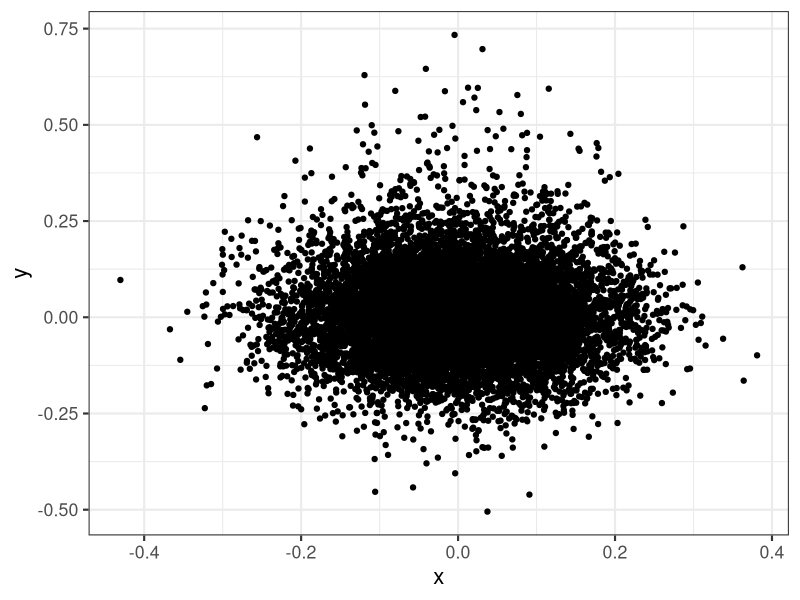
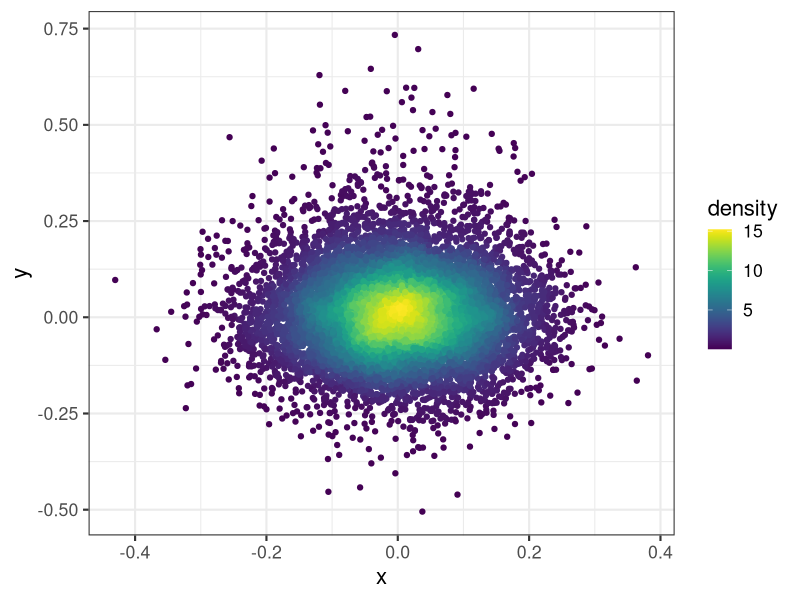
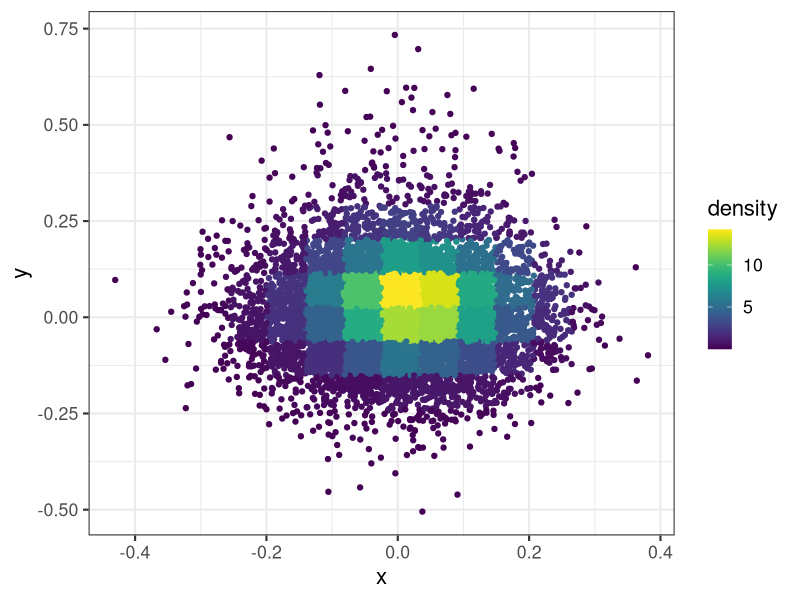
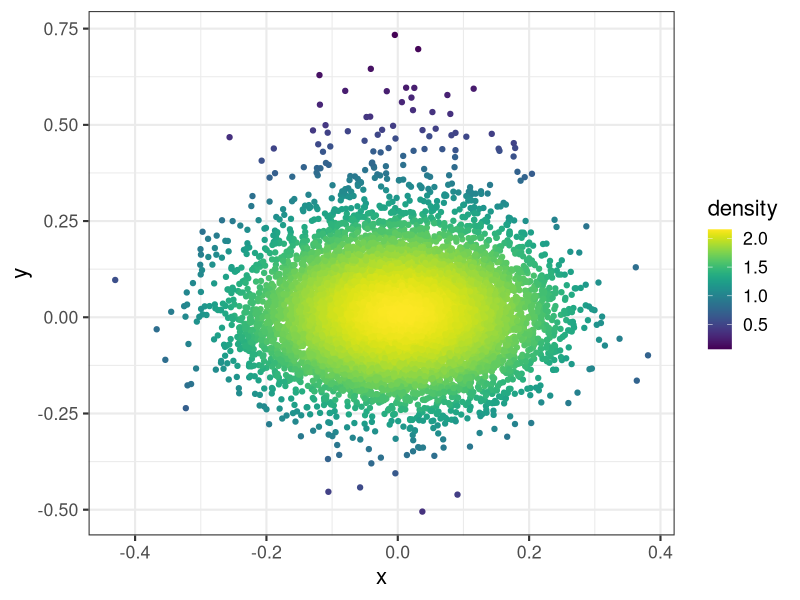

These charts were generated, in order, by the following R code:
#' ---
#' title: "Color points by density with ggplot2"
#' author: "Kamil Slowikowski"
#' date: "2017-01-17"
#' layout: post
#' tags: R Tutorials
#' categories: notes
#' thumb: public/figures/plot-with-density-1.png
#' ---

#' A code snippet that shows how to color points by density in R with ggplot2.

#+ setup, include=FALSE
library(knitr)
knit_hooks$set(
  pngquant = hook_pngquant
)

#' Load libraries, define a convenience function to call [MASS::kde2d], and generate some data:
#'
#' [MASS::kde2d]: https://stat.ethz.ch/R-manual/R-devel/library/MASS/html/kde2d.html

#+ get_density
library(MASS)
library(ggplot2)
library(viridis)
theme_set(theme_bw(base_size = 16))

# Get density of points in 2 dimensions.
# @param x A numeric vector.
# @param y A numeric vector.
# @param n Create a square n by n grid to compute density.
# @return The density within each square.
get_density <- function(x, y, ...) {
  dens <- MASS::kde2d(x, y, ...)
  ix <- findInterval(x, dens$x)
  iy <- findInterval(y, dens$y)
  ii <- cbind(ix, iy)
  return(dens$z[ii])
}

set.seed(1)
dat <- data.frame(
  x = c(
    rnorm(1e4, mean = 0, sd = 0.1),
    rnorm(1e3, mean = 0, sd = 0.1)
  ),
  y = c(
    rnorm(1e4, mean = 0, sd = 0.1),
    rnorm(1e3, mean = 0.1, sd = 0.2)
  )
)

#' Notice how the points are overplotted, so you can't see the peak density:

#+ plot-without-density, pngquant = "--speed=1 --quality=0-50"
ggplot(dat) + geom_point(aes(x, y))

#' Here, we split the plot into a 100 by 100 grid of squares and then color the
#' points by the estimated density in each square. I recommend [viridis] for the
#' color scheme.
#'
#' [viridis]: https://cran.r-project.org/web/packages/viridis/vignettes/intro-to-viridis.html

#+ plot-with-density, pngquant = "--speed=1 --quality=0-50"
dat$density <- get_density(dat$x, dat$y, n = 100)
ggplot(dat) + geom_point(aes(x, y, color = density)) + scale_color_viridis()

#' Here's what happens when you set `n = 15` (the squares in the grid are too big):

#+ plot-with-density-rough, pngquant = "--speed=1 --quality=0-50"
dat$density <- get_density(dat$x, dat$y, n = 15)
ggplot(dat) + geom_point(aes(x, y, color = density)) + scale_color_viridis()

#' And what if you modify the bandwidth of the normal kernel with `h=c(1,1)`?

#+ plot-with-density-bandwith, pngquant = "--speed=1 --quality=0-50"
dat$density <- get_density(dat$x, dat$y, h = c(1, 1), n = 100)
ggplot(dat) + geom_point(aes(x, y, color = density)) + scale_color_viridis()

#' Check out the [MASS] package for more useful statistics functions.
#' [MASS]: https://CRAN.R-project.org/package=MASS
